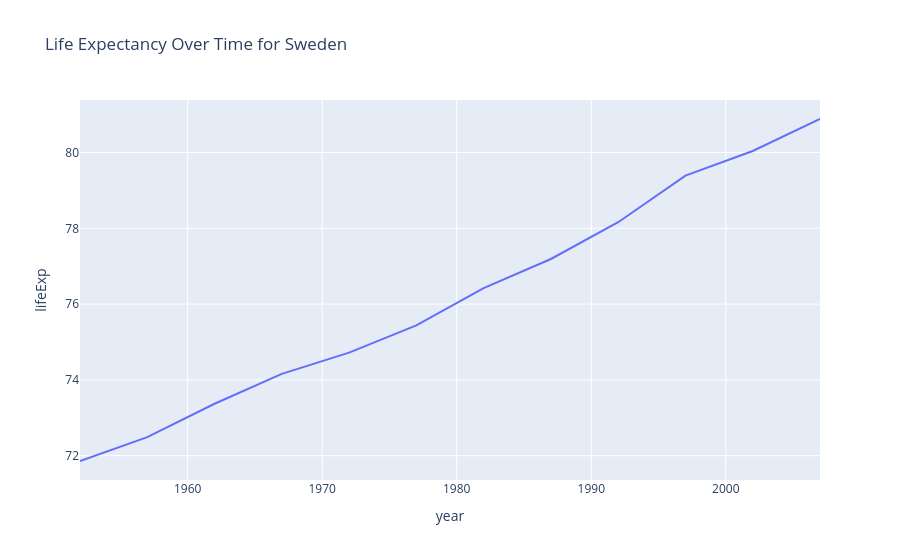

This figure's notebook cell:
### Markdown cell above
**Line Plots**

Line plots are ideal for visualizing trends over time. Let's visualize life expectancy over the years for a single country.

### Code cell
fig = px.line(sweden_df, x='year', y='lifeExp', title='Life Expectancy Over Time for Sweden')
fig.show()

### Figure 1 — Plotly figure (JSON) as saved in the notebook; plotly's stock layout.template omitted (floating-point values rounded to 4 significant figures)
{"data": [{"hovertemplate": "year=%{x}<br>lifeExp=%{y}<extra></extra>", "legendgroup": "", "line": {"color": "#636efa", "dash": "solid"}, "marker": {"symbol": "circle"}, "mode": "lines", "name": "", "orientation": "v", "showlegend": false, "type": "scatter", "x": [1952, 1957, 1962, 1967, 1972, 1977, 1982, 1987, 1992, 1997, 2002, 2007], "xaxis": "x", "y": [71.86, 72.49, 73.37, 74.16, 74.72, 75.44, 76.42, 77.19, 78.16, 79.39, 80.04, 80.88], "yaxis": "y"}], "layout": {"legend": {"tracegroupgap": 0}, "title": {"text": "Life Expectancy Over Time for Sweden"}, "xaxis": {"anchor": "y", "domain": [0, 1], "title": {"text": "year"}}, "yaxis": {"anchor": "x", "domain": [0, 1], "title": {"text": "lifeExp"}}}}
